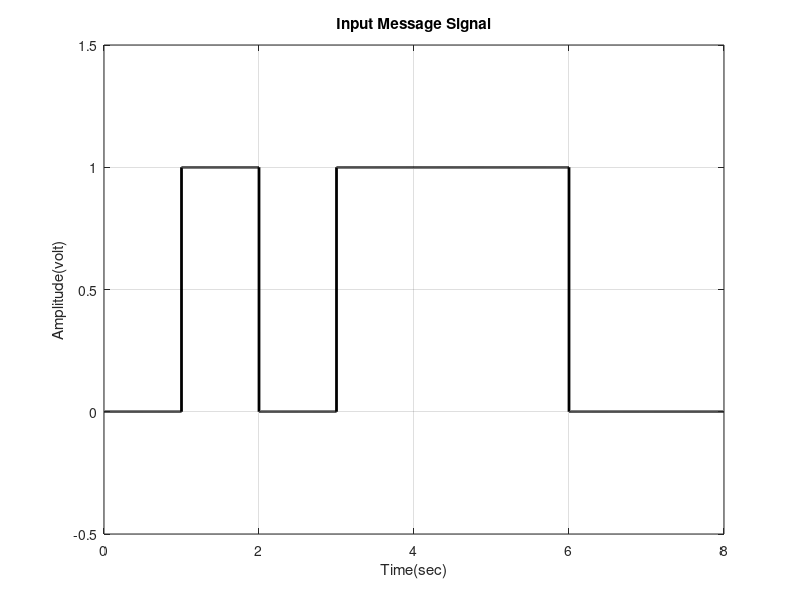
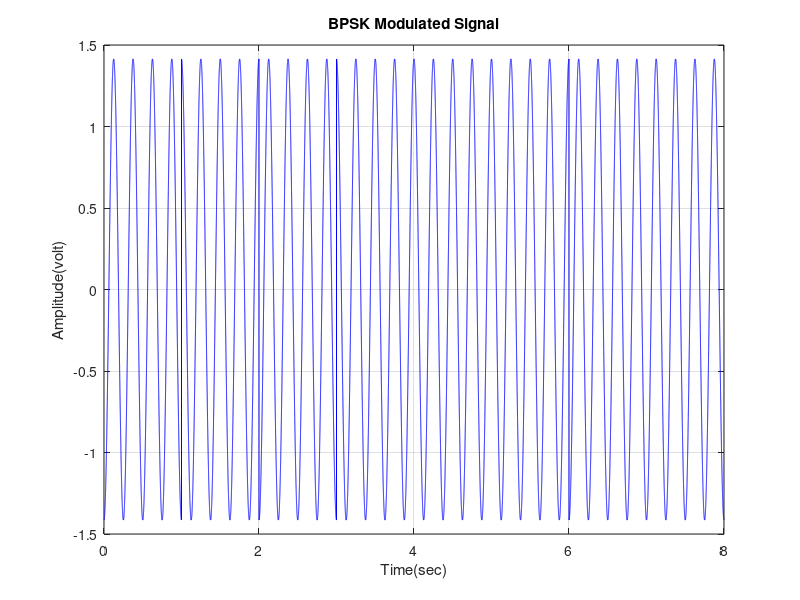
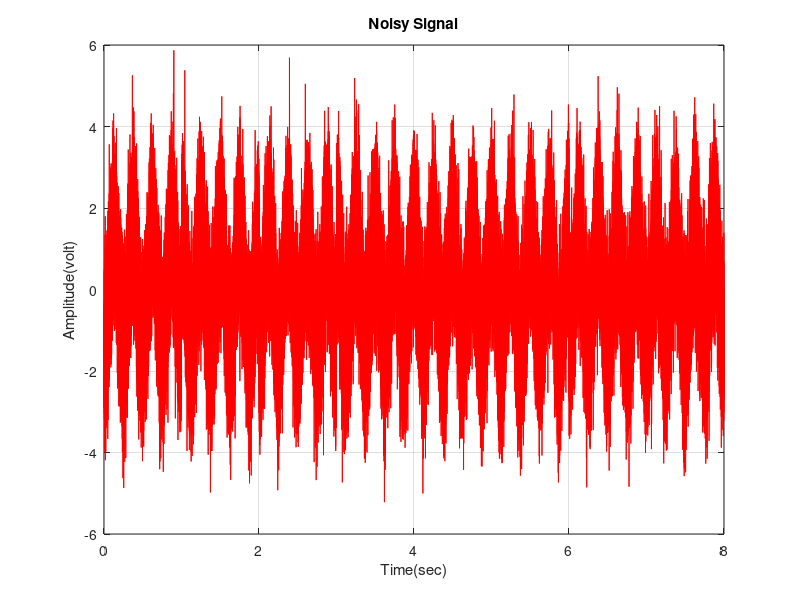
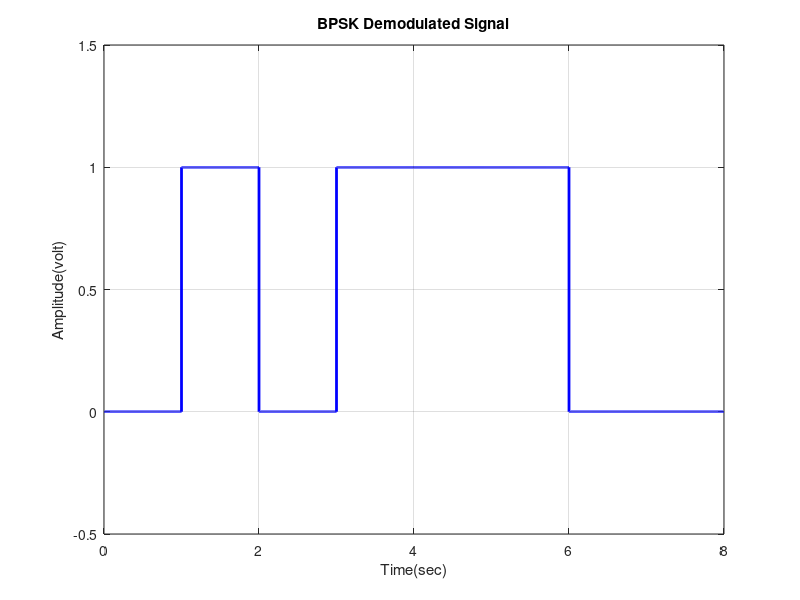

Source code (MATLAB) for these figures, in order:
clc;
clear;

%% 1) BPSK 
%% Define transmitted signal (BPSK)
N=8; %Number of bits
X_input= randi([0, 1],1,N);  %Binary signal                    
Tb=1; %Bit duration = 1 msec
X_digit=[]; 
nb=10000;  %Number of points between two symbols (it's used to convert the symbols into continuous digital signal)
for i=1:N
    if X_input(i)==1
       x_temp=ones(1,nb);
    else
        x_temp=zeros(1,nb);
    end
    X_digit=[X_digit x_temp];
end
t_sig = Tb/nb : Tb/nb : N*Tb; %Time vector of continuous digital signal
%Plotting the input message signal
figure();
plot(t_sig,X_digit, 'LineWidth',2,'Color','black'); grid on; xlim([0 Tb*N]); ylim([-0.5 1.5]);
xlabel('Time(sec)'); ylabel('Amplitude(volt)'); title('Input Message Signal');

%% BPSK Modulation (BPSK)
Ac=sqrt(2/Tb);   %Carrier Signal Amplitude
fc = 4*(1/Tb);  %Carrier Signal Frequency
phi_1 = 0;       %Phase Shift for bit '1'
phi_0 = pi;      %Phase Shift for bit '0'
t_cycle = Tb/nb : Tb/nb : Tb;  %Time of one symbol to be used to calculate the carrier signal to be multiplied by the input signal
X_BPSK=[];
x_con_mod = [];
%Multiplying the input message signal by the carrier based on the message symbol
for i=1:N
    if X_input(i)==1
        x_temp_mod = Ac*cos(2*pi*fc*t_cycle + phi_1);
        x_con_mod = [x_con_mod, 1];
    else
        x_temp_mod = Ac*cos(2*pi*fc*t_cycle + phi_0);
        x_con_mod = [x_con_mod, -1];
    end
    X_BPSK=[X_BPSK x_temp_mod];
end
t_mod = Tb/nb : Tb/nb : N*Tb; %Time of the modulated signal
%Plotting the BPSK Signal
figure();
plot(t_mod,X_BPSK,'Color','blue'); grid on;
xlabel('Time(sec)'); ylabel('Amplitude(volt)'); title('BPSK Modulated Signal');

%% Noise in the Communication Channel (BPSK)
Y = awgn(X_BPSK,0.000001,'measured');  %Adds white Gaussian noise to the Modulated signal
%Plotting the Noisy Signal
figure();
plot(t_mod,Y,'Color','red'); grid on;
xlabel('Time(sec)'); ylabel('Amplitude(volt)'); title('Noisy Signal');

%% BPSK Demodulation (BPSK)
X_demod=[];
x_con_dem = [];
for i=nb:nb:length(Y)
  t1_dem = Tb/nb:Tb/nb:Tb;                %Time of one symbol
  Ac_dem = sqrt(2/Tb);                    %Carrier Amplitude
  C_dem = Ac_dem*cos(2*pi*fc*t1_dem);     %Carrier that will be used in Coherent Detection 
  %Correlator 
  y_temp_dem = C_dem.*Y((i-(nb-1)):i);    %Multiply with the carrier
  y_corr=trapz(t1_dem,y_temp_dem);             %Integrate over the time period of the symbol
  x_con_dem = [x_con_dem y_corr];
  
  %Decision Making Device
  if(y_corr>0) %If the value > threshold (0) 
    S=1;       %Then symbol = 1
  else         %If the value < threshold (0) 
    S=0;       %Then symbol = 0
  end
  X_demod=[X_demod S];
end

%Convert the symbols into continuous digital signal
X_dem_sig = [];
for i=1:length(X_demod)
    if X_demod(i)==1
       x_temp_dem=ones(1,nb);
    else
        x_temp_dem=zeros(1,nb);
    end
    X_dem_sig=[X_dem_sig x_temp_dem];
end
t_sig_dem = Tb/nb : Tb/nb : length(X_demod)*Tb; %Time vector of continuous digital signal
figure();
plot(t_sig_dem,X_dem_sig, 'LineWidth',2,'Color','blue'); grid on; xlim([0 Tb*length(X_demod)]); ylim([-0.5 1.5]);
xlabel('Time(sec)'); ylabel('Amplitude(volt)'); title('BPSK Demodulated Signal');


%% Graphs in Subplot (BPSK)

%Plotting the input message signal
figure();
subplot(4,1,1);
plot(t_sig,X_digit, 'LineWidth',2,'Color','black'); grid on; xlim([0 Tb*N]); ylim([-0.5 1.5]);
xlabel('Time(sec)'); ylabel('Amplitude(volt)'); title('Input Message Signal');

%Plotting the BPSK Signal
subplot(4,1,2);
plot(t_mod,X_BPSK,'Color','blue'); grid on;
xlabel('Time(sec)'); ylabel('Amplitude(volt)'); title('BPSK Modulated Signal');

%Plotting the Noisy Signal
subplot(4,1,3);
plot(t_mod,Y,'Color','red'); grid on;
xlabel('Time(sec)'); ylabel('Amplitude(volt)'); title('Noisy Signal');

%Plotting the Demodulated BPSK Signal
subplot(4,1,4);
plot(t_sig_dem,X_dem_sig, 'LineWidth',2,'Color','blue'); grid on; xlim([0 Tb*length(X_demod)]); ylim([-0.5 1.5]);
xlabel('Time(sec)'); ylabel('Amplitude(volt)'); title('BPSK Demodulated Signal');


%% Constellation Diagram (BPSK)
figure();
scatter(x_con_dem, zeros(1,length(x_con_dem)),40, 'MarkerEdgeColor', [0 .5 .5],'MarkerFaceColor',[0 .7 .7], 'LineWidth',1.5); grid on;
hold on
scatter(x_con_mod, zeros(1,length(x_con_mod)), 70, 'red', '+', 'LineWidth',2);
hold off
ylim([-1 1]); xlim([-2 2]);
xlabel('Phi1(t)'); title('Constellation Diagram'); legend('Noisy BPSK Signal','Transmitted BPSK Signal')


%% PSD (BPSK)
psd_BPSK = fft(X_BPSK);  %FFT for the Modulated Signal
psds_BPSK = fftshift(psd_BPSK);  %FFT Shift
psd_neg = flip(psds_BPSK);   %The negative side frequencies
psd = [psd_neg psds_BPSK];   %Combining the frequencies of both sides
f = linspace(-2*fc, 2*fc, length(psd));  %The frequency Vector
%Plotting PSD
figure();
plot(f, abs(psd), 'LineWidth',2,'Color','black'); grid on;
xlabel('Frequency(Hz)'); ylabel('PSD(Magnitude)'); title('PSD of the Transmitted BPSK Signal');


%% BER (BPSK) 
Bit_Error_Rate = biterr(X_demod, X_input)


